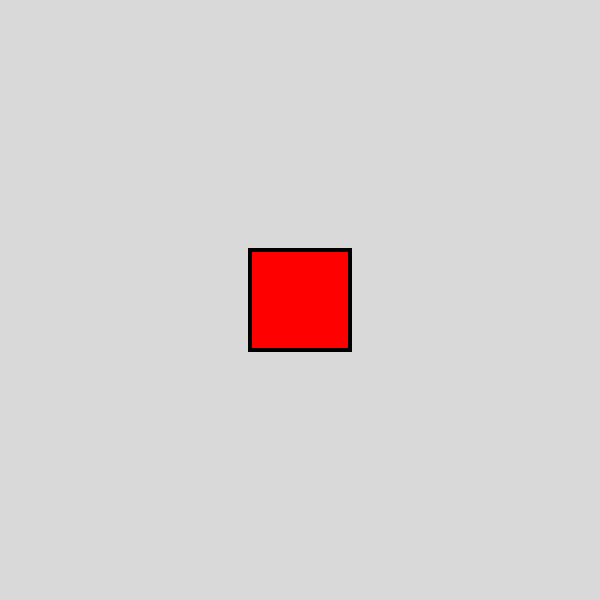
Frame 1 (no input)
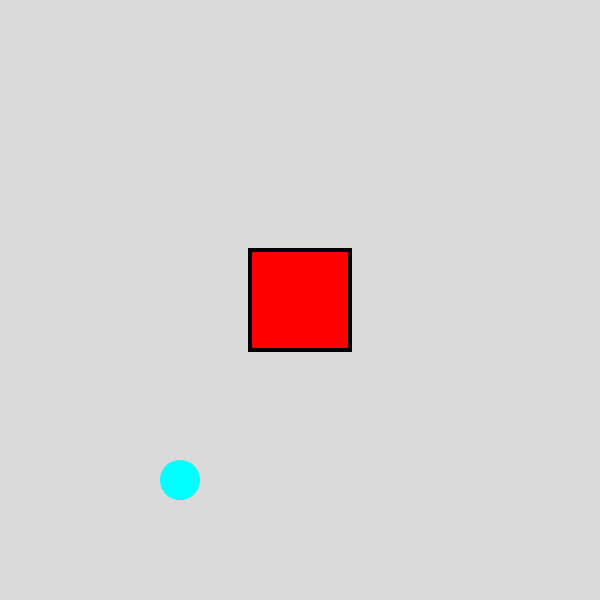
Frame 60 (no input)
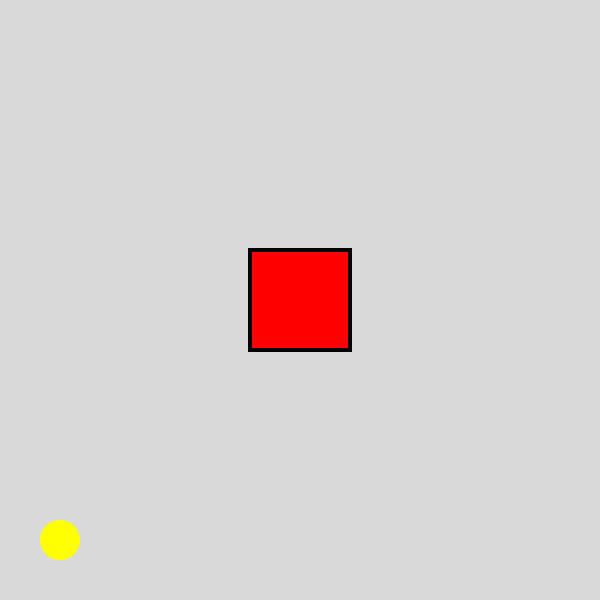
Frame 120 (the mouse pressed at the canvas centre since frame 60)

The p5.js sketch that drew these frames (run headless with seeded random() and noise() and a simulated clock; from frame 60 on, the mouse is pressed at the canvas centre):

// p5.js sketch
// ── sketch.js
let posX;
let posY;

let velX;
let velY;

let radius = 20;

function setup() {
  createCanvas(600, 600);

  colorMode(HSB, 360, 100, 100);
  posX = width * 0.5;
  posY = height * 0.5;

  velX = -2;
  velY = 3;
}

function draw() {
  posX = posX + velX;
  posY = posY + velY;

  if (posY >= height || posY <= 0) {
    velY = velY * -1;
  }
  if (posX >= width || posX <= 0) {
    velX = velX * -1;
  }


  background(0, 0, 85);
  
  noStroke();
  
  fill(posX, 100, 100);
  
  circle(posX, posY, radius * 2);
  
  stroke(255, 0, 0);
  strokeWeight(4);

  fill(0, 100, 255);

  rect(width * 0.5 - 50, height * 0.5 - 50, 100, 100);
}
